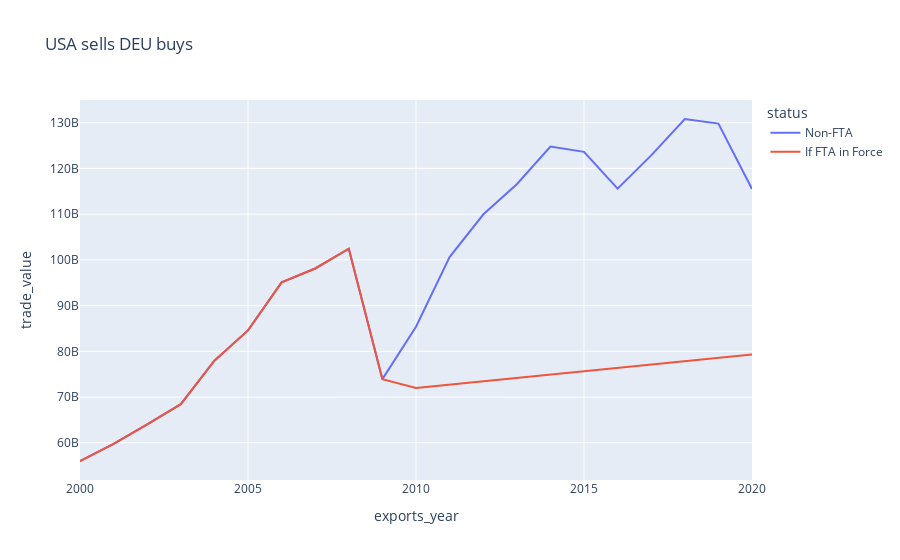
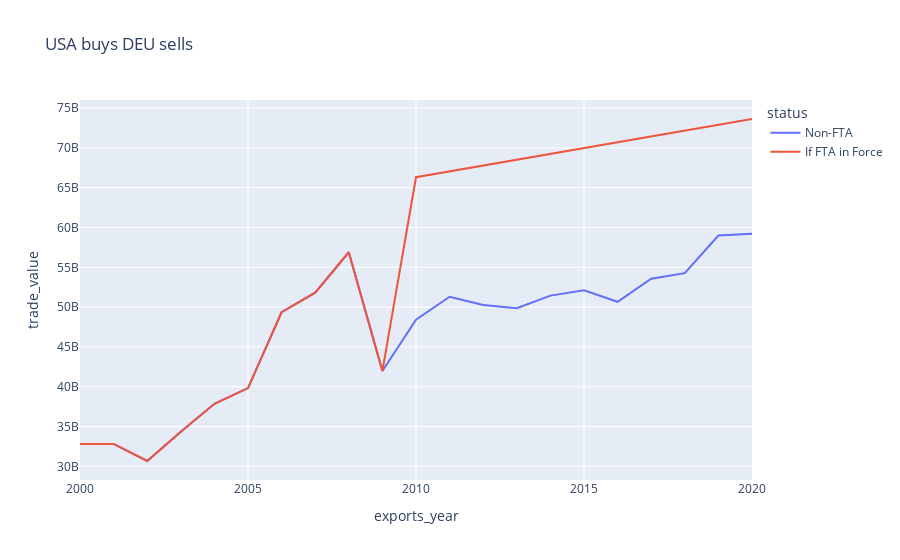

The notebook cell saved with these charts, in order:
### Code cell
%%time
lso_cv = GridSearchCV(Lasso(), {'alpha':[1e-3, 1e-2, 1e-1, 1, 10, 100]}, cv=5, verbose=3)
lso_cv.fit(X_train, y_train)
show_prediction(df_test, lso_cv.best_estimator_.predict(X_test), counter_country)
print(lso_cv.best_estimator_)
print(lso_cv.best_score_)
print(lso_cv.best_params_)

### Figure 1 — Plotly figure (JSON) as saved in the notebook; plotly's stock layout.template omitted (floating-point values rounded to 4 significant figures)
{"data": [{"hovertemplate": "status=Non-FTA<br>exports_year=%{x}<br>trade_value=%{y}<extra></extra>", "legendgroup": "Non-FTA", "line": {"color": "#636efa", "dash": "solid"}, "marker": {"symbol": "circle"}, "mode": "lines", "name": "Non-FTA", "orientation": "v", "showlegend": true, "type": "scatter", "x": [2000, 2001, 2002, 2003, 2004, 2005, 2006, 2007, 2008, 2009, 2010, 2011, 2012, 2013, 2014, 2015, 2016, 2017, 2018, 2019, 2020], "xaxis": "x", "y": [56015497702, 59741364797, 64012025915, 68436024961, 77960061124, 84571018734, 95091345312, 98118701740, 102447808199, 73915947170, 85380110870, 100611399931, 109920259888, 116537007135, 124788062664, 123629381278, 115569793752, 122844618172, 130807750432, 129803715386, 115517142354], "yaxis": "y"}, {"hovertemplate": "status=If FTA in Force<br>exports_year=%{x}<br>trade_value=%{y}<extra></extra>", "legendgroup": "If FTA in Force", "line": {"color": "#EF553B", "dash": "solid"}, "marker": {"symbol": "circle"}, "mode": "lines", "name": "If FTA in Force", "orientation": "v", "showlegend": true, "type": "scatter", "x": [2000, 2001, 2002, 2003, 2004, 2005, 2006, 2007, 2008, 2009, 2010, 2011, 2012, 2013, 2014, 2015, 2016, 2017, 2018, 2019, 2020], "xaxis": "x", "y": [56015497702, 59741364797, 64012025915, 68436024961, 77960061124, 84571018734, 95091345312, 98118701740, 102447808199, 73915947170, 71990000000.0, 72720000000.0, 73450000000.0, 74190000000.0, 74920000000.0, 75650000000.0, 76380000000.0, 77110000000.0, 77840000000.0, 78570000000.0, 79300000000.0], "yaxis": "y"}], "layout": {"legend": {"title": {"text": "status"}, "tracegroupgap": 0}, "title": {"text": "USA sells DEU buys"}, "xaxis": {"anchor": "y", "domain": [0, 1], "title": {"text": "exports_year"}}, "yaxis": {"anchor": "x", "domain": [0, 1], "title": {"text": "trade_value"}}}}

### Figure 2 — Plotly figure (JSON) as saved in the notebook; plotly's stock layout.template omitted (floating-point values rounded to 4 significant figures)
{"data": [{"hovertemplate": "status=Non-FTA<br>exports_year=%{x}<br>trade_value=%{y}<extra></extra>", "legendgroup": "Non-FTA", "line": {"color": "#636efa", "dash": "solid"}, "marker": {"symbol": "circle"}, "mode": "lines", "name": "Non-FTA", "orientation": "v", "showlegend": true, "type": "scatter", "x": [2000, 2001, 2002, 2003, 2004, 2005, 2006, 2007, 2008, 2009, 2010, 2011, 2012, 2013, 2014, 2015, 2016, 2017, 2018, 2019, 2020], "xaxis": "x", "y": [32810765207, 32816475563, 30674704944, 34340763508, 37854456195, 39832237014, 49354633766, 51812679065, 56890549612, 41975980939, 48425437304, 51300072150, 50253811786, 49850071526, 51443055624, 52123398790, 50665012998, 53558535093, 54268102611, 58990792577, 59206697840], "yaxis": "y"}, {"hovertemplate": "status=If FTA in Force<br>exports_year=%{x}<br>trade_value=%{y}<extra></extra>", "legendgroup": "If FTA in Force", "line": {"color": "#EF553B", "dash": "solid"}, "marker": {"symbol": "circle"}, "mode": "lines", "name": "If FTA in Force", "orientation": "v", "showlegend": true, "type": "scatter", "x": [2000, 2001, 2002, 2003, 2004, 2005, 2006, 2007, 2008, 2009, 2010, 2011, 2012, 2013, 2014, 2015, 2016, 2017, 2018, 2019, 2020], "xaxis": "x", "y": [32810765207, 32816475563, 30674704944, 34340763508, 37854456195, 39832237014, 49354633766, 51812679065, 56890549612, 41975980939, 66310000000.0, 67040000000.0, 67780000000.0, 68510000000.0, 69240000000.0, 69970000000.0, 70700000000.0, 71430000000.0, 72160000000.0, 72890000000.0, 73620000000.0], "yaxis": "y"}], "layout": {"legend": {"title": {"text": "status"}, "tracegroupgap": 0}, "title": {"text": "USA buys DEU sells"}, "xaxis": {"anchor": "y", "domain": [0, 1], "title": {"text": "exports_year"}}, "yaxis": {"anchor": "x", "domain": [0, 1], "title": {"text": "trade_value"}}}}
